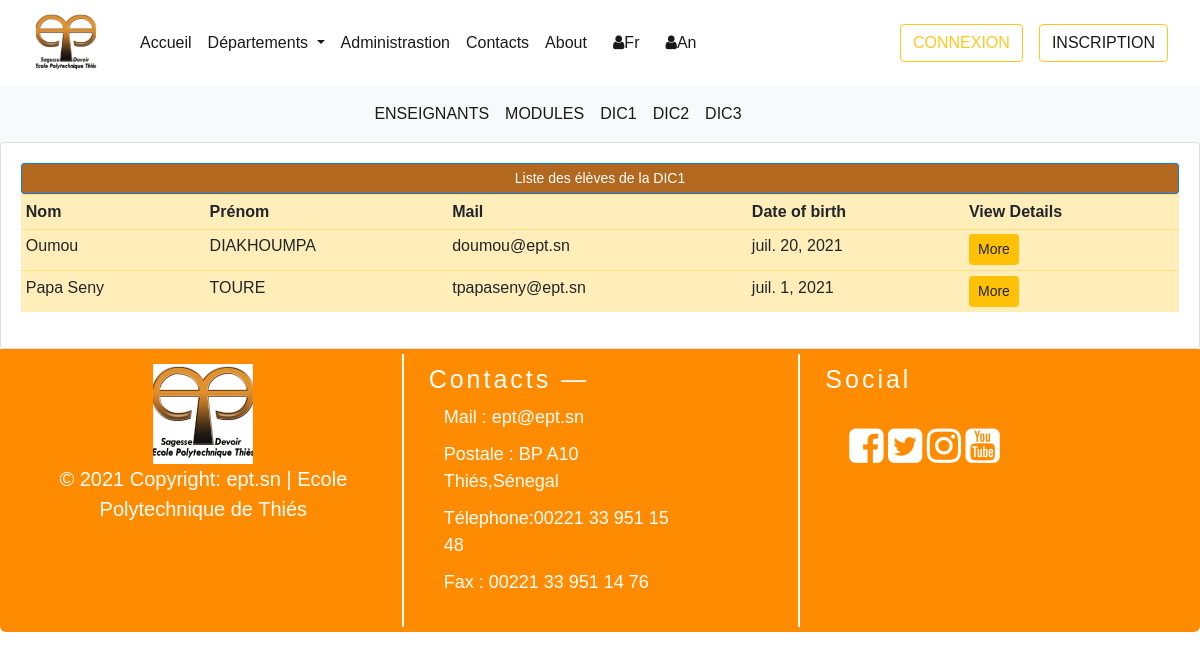
The page /fr/departement/civil/dic1 on the database its author committed.
### departements/models.py (models this page shows, shortened)
class Utilisateur(models.Model):  # COMM0N
    first_name = models.CharField(max_length=300, null=True)
    last_name = models.CharField(max_length=300, null=True)
    mail_user =  models.EmailField(max_length=300, null= True)
    class Meta:
        abstract = True

class EtudiantModel(Utilisateur):  # STUDENT
    CATEGORY = (
            ('GIT', 'GIT'),
            ('GEM', 'GEM'),
            ('GC', 'GC'),
            ('AERO', 'AERO'),
            ('TC', 'TC')
        )
    LEVEL = (
            ('TC1', 'TC1'),
            ('TC2', 'TC2'),
            ('DIC1', 'DIC1'),
            ('DIC2', 'DIC2'),
            ('DIC3', 'DIC3')
        )
    date_of_birth = models.DateField(null=True)
    place_of_birth = models.CharField(max_length=300, null=True)
    depart = models.CharField(max_length = 200, null = True, choices = CATEGORY)
    ma_classe = models.CharField(max_length = 200, null = True, choices = LEVEL )
    class Meta :
        verbose_name = "Etudiant"

### departements/views.py (the view)
# urls.py: path("departement/civil/dic1", dic1_civil, name = "dic1_civil"),
def dic1_civil(request):
    students = EtudiantModel.objects.filter(ma_classe = 'DIC1').filter(depart = 'GC')
    context = {'students': students, "classe" : "DIC1"}
    return render(request, "departements/dept_civil/dic1.html", context)

### templates/departements/dept_civil/dic1.html (shortened to what this page needs)
{% extends "home/base.html" %}
{% block content %}
{% include 'departements/dept_civil/menu_nav_dep_civil.html' %}
<div class="container">
    <div class="row">
        <div class="col-md-12">
            <div class="card card-body">
                <span class="btn btn-primary btn-sm btn-block" style="background-color:#b2681e;">Liste des élèves de la {{classe}} </span>
                <table class="table table-sm table-warning">
                    <tr>
                        <th>Nom</th>
                        <th>Prénom</th>
                        <th>Mail</th>
                        <th>Date of birth</th>
                        <th>View Details</th>
                    </tr>
                    {% for student in students %}
                        <tr>
                            <td>{{ student.first_name }}</td>
                            <td>{{ student.last_name |upper }}</td>
                            <td>{{ student.mail_user }}</td>
                            <td>{{ student.date_of_birth }}</td>
                            <td><a class="btn btn-sm btn-warning" href="{% url 'dic1civil_details' student.id %}">More</a></td>
                        </tr>
                    {% endfor%}
                </table>
            </div>
        </div>
    </div>
{% endblock %}

### templates/home/connexion.html (style rules this page uses)
body { font-family: Arial, Helvetica, sans-serif; }

### rows shown on the page
EtudiantModel: first_name "Oumou", last_name "DIAKHOUMPA", mail_user "doumou@ept.sn", date_of_birth "juil. 20, 2021"
EtudiantModel: first_name "Papa Seny", last_name "TOURE", mail_user "tpapaseny@ept.sn", date_of_birth "juil. 1, 2021"

### other values the page prints
{{ classe }} "DIC1"
